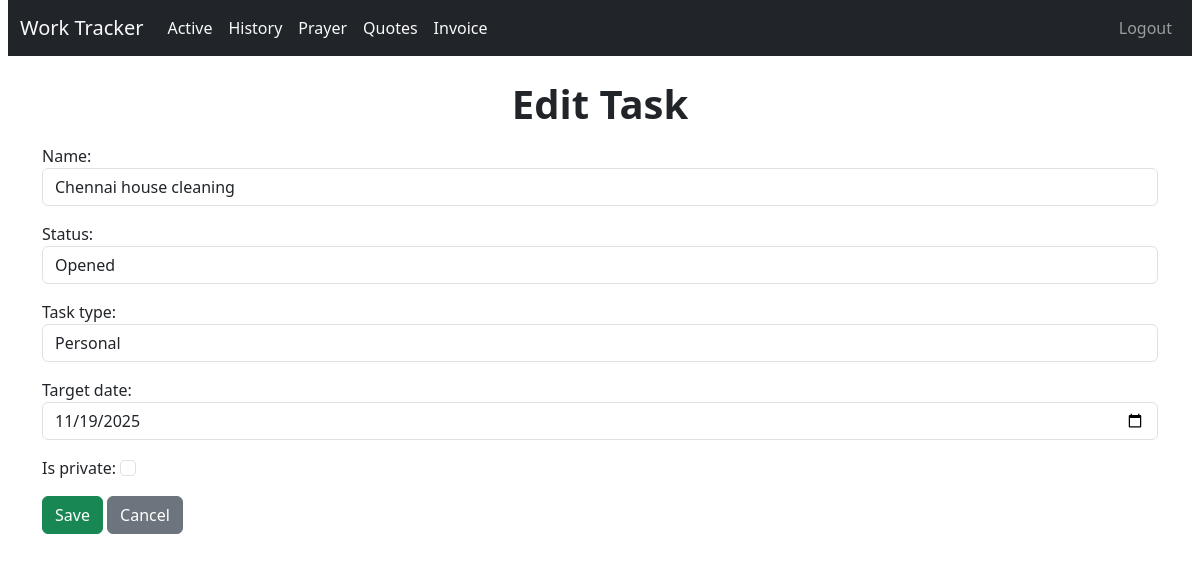
/task/3/edit/ (signed in), run on an earlier commit of the app's database.
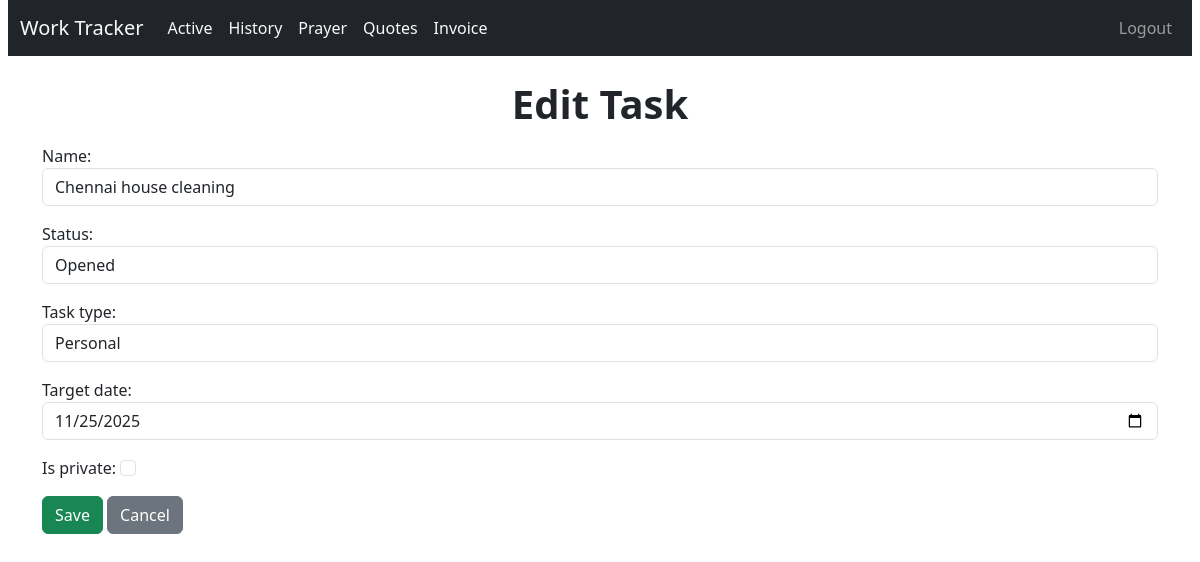
And on a later commit of the database.
### tracker/models.py (models this page shows, shortened)
class Task(models.Model):
    STATUS_CHOICES = [
        ('Opened', 'Opened'),
        ('InProgress', 'In Progress'),
        ('Completed', 'Completed'),
    ]
    name = models.CharField(max_length=200)
    status = models.CharField(max_length=20, choices=STATUS_CHOICES, default='Opened')
    task_type = models.ForeignKey(TaskType, on_delete=models.CASCADE)
    started_date = models.DateField(auto_now_add=True)
    updated_date = models.DateField(auto_now=True)
    completed_date = models.DateField(null=True, blank=True)
    target_date = models.DateField(default=timezone.now, null=True, blank=True)
    is_private = models.BooleanField(default=False)

class TaskType(models.Model):
    name = models.CharField(max_length=50, unique=True)
    class Meta:
        ordering = ['name']
    def __str__(self):
        return self.name

### tracker/views.py (the view)
# urls.py: path('task/<int:pk>/edit/', views.TaskUpdateView.as_view(), name='task_update'),
class TaskUpdateView(LoginRequiredMixin, UpdateView):
    model = Task
    form_class = TaskForm
    template_name = 'tracker/task_form.html'
    success_url = reverse_lazy('tracker:task_list')

### tracker/forms.py
class TaskForm(forms.ModelForm):
    class Meta:
        model = Task
        fields = ['name', 'status', 'task_type', 'target_date', 'is_private']
        widgets = {
            'name': forms.TextInput(attrs={'class': 'form-control'}),
            'status': forms.Select(attrs={'class': 'form-control'}),
            'task_type': forms.Select(attrs={'class': 'form-control', 'required': True}),
            'target_date': forms.DateInput(attrs={'class': 'form-control', 'type': 'date'}),
            'is_private': forms.CheckboxInput(attrs={'class': 'form-check-input'})
        }

### templates/tracker/task_form.html (shortened to what this page needs)
{% extends 'base.html' %}
{% block content %}
<h1>{{ form.instance.pk|yesno:"Edit Task,New Task" }}</h1>
<form method="POST">
  {{ form.as_p }}
  <button type="submit" class="btn btn-success">Save</button>
  <a href="{% url 'tracker:task_list' %}" class="btn btn-secondary">Cancel</a>
</form>
{% endblock %}

What changed in the data, as far as the page shows it:
changed Task "Edit Task": target_date "11/19/2025" → "11/25/2025"
